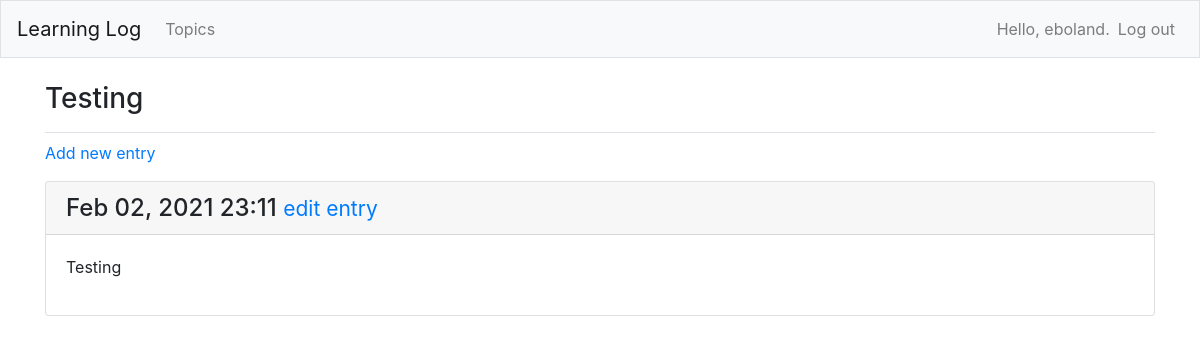
Page /topics/4/ (signed in) on the committed database.
### learningLogs/models.py (models this page shows, shortened)
class Topic(models.Model):
    text = models.CharField(max_length=200)
    dateAdded = models.DateTimeField(auto_now_add=True)
    owner = models.ForeignKey(User, on_delete=models.CASCADE)
    def __str__(self):
        return self.text

class Entry(models.Model):
    topic = models.ForeignKey(Topic, on_delete=models.CASCADE)
    text = models.TextField()
    dateAdded = models.DateTimeField(auto_now_add=True)
    class Meta:
        verbose_name_plural = "entries"

### learningLogs/views.py (the view)
# urls.py: path("topics/<int:topic_id>/", views.topic, name="topic"),
@login_required
def topic(request, topic_id):
    topic = Topic.objects.get(id=topic_id)
    if topic.owner != request.user:
        raise Http404
    entries = topic.entry_set.order_by("-dateAdded")
    context = {
        "topic": topic,
        "entries": entries
        }
    return render(request, "learningLogs/topic.html", context)

### learningLogs/templates/learningLogs/topic.html (shortened to what this page needs)
{% extends "learningLogs/base.html" %}
{% block page_header %}
    <h3>{{ topic }}</h3>
{% endblock page_header %}
{% block content %}
    <p>
        <a href="{% url 'learningLogs:newEntry' topic.id %}">Add new entry</a>
    </p>
    {% for entry in entries %}
        <div class="card mb-3">
            <h4 class="card-header">
                {{ entry.dateAdded|date:"M d, Y H:i" }}
                <small>
                    <a href="{% url 'learningLogs:editEntry' entry.id %}">edit entry</a>
                </small>
            </h4>
            <div class="card-body">
                {{ entry.text|linebreaks }}
            </div>
        </div>
    {% empty %}
        <p>There are no entries for this topic yet.</p>
    {% endfor %}
{% endblock content %}

### learningLogs/templates/learningLogs/base.html (shortened to what this page needs)
{% load bootstrap4 %}
<!DOCTYPE html>
<html lang="en">
<head>
    {% bootstrap_css %}
</head>
<body>
    <nav class="navbar navbar-expand-md navbar-light bg-light mb-4 border">
        <a href="{% url 'learningLogs:index' %}" class="navbar-brand">Learning Log</a>
        <div class="collapse navbar-collapse" id="navbarCollapse">
            <ul class="navbar-nav mr-auto">
                <li class="nav-item">
                    <a href="{% url 'learningLogs:topics' %}" class="nav-link">Topics</a>
                </li>
            </ul>
            <ul class="navbar-nav ml-auto">
                {% if user.is_authenticated %}
                <li class="nav-item">
                    <span class="navbar-text">Hello, {{ user.username }}.</span>
                </li>
                <li class="nav-item">
                    <a href="{% url 'users:logout' %}" class="nav-link">Log out</a>
                </li>
                {% endif %}
            </ul>
        </div>
    </nav>
    <main class="container" role="main">
        <div class="pb-2 mb-2 border-bottom">
            {% block page_header %}{% endblock page_header %}
        </div>
        <div>
            {% block content %}{% endblock content %}
        </div>
    </main>
</body>
</html>

### rows in the picture
Topic: text "Testing"
Entry: dateAdded "Feb 02, 2021 23:11", text "Testing"

### other values in the picture
{{ user.username }} "eboland"
